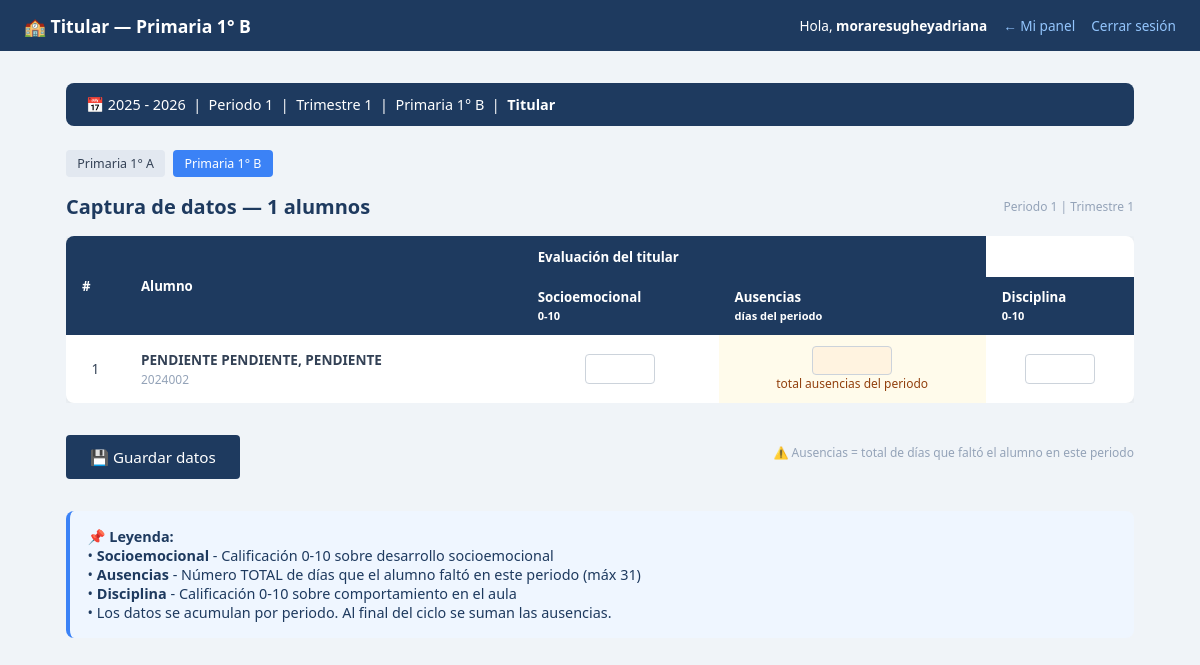
Screenshot of /maestro/titular.php?seccion=primaria&grado=1&grupo=B (signed in) with the database file from the repository.
### tables this page shows
CREATE TABLE `grupo_titular` (
  `id` int(10) unsigned NOT NULL AUTO_INCREMENT,
  `ciclo_id` int(10) unsigned NOT NULL,
  `asignacion_id` int(10) unsigned NOT NULL,
  `profesor_id` int(10) unsigned NOT NULL,
  `seccion` enum('maternal','preescolar','primaria','secundaria') NOT NULL,
  `grado` tinyint(3) unsigned NOT NULL,
  `grupo` enum('A','B','C','D') NOT NULL,
  `creado_en` datetime NOT NULL DEFAULT current_timestamp(),
  PRIMARY KEY (`id`),
  UNIQUE KEY `uk_grupo_titular` (`ciclo_id`,`seccion`,`grado`,`grupo`),
  KEY `fk_gt_asig` (`asignacion_id`),
  KEY `fk_gt_prof` (`profesor_id`),
  CONSTRAINT `fk_gt_asig` FOREIGN KEY (`asignacion_id`) REFERENCES `asignaciones` (`id`),
  CONSTRAINT `fk_gt_ciclo` FOREIGN KEY (`ciclo_id`) REFERENCES `ciclos_escolares` (`id`),
  CONSTRAINT `fk_gt_prof` FOREIGN KEY (`profesor_id`) REFERENCES `profesores` (`id`)
);

CREATE TABLE `periodos_apertura` (
  `id` int(10) unsigned NOT NULL AUTO_INCREMENT,
  `ciclo_id` int(10) unsigned NOT NULL,
  `periodo` tinyint(3) unsigned NOT NULL COMMENT '1 al 6',
  `abierto` tinyint(1) NOT NULL DEFAULT 0,
  `abierto_en` datetime DEFAULT NULL,
  `cerrado_en` datetime DEFAULT NULL,
  PRIMARY KEY (`id`),
  UNIQUE KEY `uk_ciclo_periodo` (`ciclo_id`,`periodo`),
  CONSTRAINT `fk_periodo_ciclo` FOREIGN KEY (`ciclo_id`) REFERENCES `ciclos_escolares` (`id`)
);

CREATE TABLE `ciclos_escolares` (
  `id` int(10) unsigned NOT NULL AUTO_INCREMENT,
  `nombre` varchar(30) NOT NULL,
  `fecha_inicio` date NOT NULL,
  `fecha_fin` date NOT NULL,
  `activo` tinyint(1) NOT NULL DEFAULT 0,
  `creado_en` timestamp NOT NULL DEFAULT current_timestamp(),
  PRIMARY KEY (`id`),
  UNIQUE KEY `nombre` (`nombre`)
);

CREATE TABLE `alumnos` (
  `id` int(10) unsigned NOT NULL AUTO_INCREMENT,
  `user_id` int(10) unsigned NOT NULL,
  `matricula` varchar(25) DEFAULT NULL,
  `nombre` varchar(100) NOT NULL,
  `apellido_paterno` varchar(60) NOT NULL,
  `apellido_materno` varchar(60) DEFAULT NULL,
  `curp` char(18) DEFAULT NULL,
  `fecha_nacimiento` date NOT NULL,
  `fecha_ingreso` date NOT NULL,
  `genero` enum('masculino','femenino','otro') NOT NULL,
  `rol` enum('estudiante') NOT NULL DEFAULT 'estudiante',
  `grado` tinyint(3) unsigned NOT NULL COMMENT '1-6',
  `grupo` enum('A','B','C','D') NOT NULL,
  `seccion` enum('maternal','preescolar','primaria','secundaria') NOT NULL,
  `activo` tinyint(1) NOT NULL DEFAULT 1,
  `creado_en` datetime NOT NULL DEFAULT current_timestamp(),
  `estatus` enum('nuevo_ingreso','reinscripcion','regular','baja') NOT NULL DEFAULT 'regular' COMMENT 'Estatus del alumno',
  `beca_interna` decimal(10,2) NOT NULL DEFAULT 0.00 COMMENT 'Monto de beca interna',
  `beca_externa` decimal(10,2) NOT NULL DEFAULT 0.00 COMMENT 'Monto de beca externa',
  PRIMARY KEY (`id`),
  UNIQUE KEY `user_id` (`user_id`),
  UNIQUE KEY `curp` (`curp`),
  UNIQUE KEY `matricula` (`matricula`),
  KEY `idx_estatus` (`estatus`),
  KEY `idx_beca_interna` (`beca_interna`),
  KEY `idx_beca_externa` (`beca_externa`),
  KEY `idx_fecha_ingreso` (`fecha_ingreso`),
  KEY `idx_apellidos_nombre` (`apellido_paterno`,`apellido_materno`,`nombre`),
  CONSTRAINT `alumnos_ibfk_1` FOREIGN KEY (`user_id`) REFERENCES `users` (`id`) ON DELETE CASCADE
);

### models/TitularModel.php (called while the page is built, shortened)
<?php
class TitularModel {
    private mysqli $db;
    public function __construct(mysqli $db) {
        $this->db = $db;
    }
    public function obtenerGruposTitular(int $profesorId, int $cicloId): array {
        $stmt = $this->db->prepare("
            SELECT seccion, grado, grupo
            FROM grupo_titular
            WHERE profesor_id = ? AND ciclo_id = ?
            ORDER BY seccion, grado, grupo
        ");
        $stmt->bind_param('ii', $profesorId, $cicloId);
        $stmt->execute();
        return $stmt->get_result()->fetch_all(MYSQLI_ASSOC);
    }
    public function obtenerAlumnosConCalTitular(int $cicloId, string $seccion, int $grado, string $grupo, int $periodo): array {
        $stmt = $this->db->prepare("
            SELECT al.id AS alumno_id,
                   al.nombre, al.apellido_paterno, al.apellido_materno,
                   al.matricula,
                   ct.socioemocional, ct.ausencias, ct.disciplina, ct.higiene
            FROM alumnos al
            LEFT JOIN calificaciones_titular ct
                ON  ct.alumno_id = al.id
                AND ct.ciclo_id  = ?
                AND ct.periodo   = ?
            WHERE al.seccion = ? AND al.grado = ? AND al.grupo = ?
            ORDER BY al.apellido_paterno, al.apellido_materno, al.nombre
        ");
        $stmt->bind_param('iisis', $cicloId, $periodo, $seccion, $grado, $grupo);
        $stmt->execute();
        return $stmt->get_result()->fetch_all(MYSQLI_ASSOC);
    }
}

### models/ProfesorModel.php (called while the page is built, shortened)
<?php
class ProfesorModel {
    private mysqli $db;
    public function __construct(mysqli $db, UserModel $userModel) {
        $this->db        = $db;
    }
    public function obtenerPorUserId(int $userId): ?array {
        $stmt = $this->db->prepare(
            "SELECT * FROM profesores WHERE user_id = ? LIMIT 1"
        );
        $stmt->bind_param('i', $userId);
        $stmt->execute();
        $res = $stmt->get_result();
        return $res->num_rows > 0 ? $res->fetch_assoc() : null;
    }
}

### models/CicloModel.php (called while the page is built, shortened)
<?php
class CicloModel {
    private mysqli $db;
    public function __construct(mysqli $db) {
        $this->db = $db;
    }
    public function obtenerActivo(): ?array {
        $res = $this->db->query(
            "SELECT id, nombre, fecha_inicio, fecha_fin
             FROM ciclos_escolares WHERE activo = 1 LIMIT 1"
        );
        return ($res && $res->num_rows > 0) ? $res->fetch_assoc() : null;
    }
}

### models/PeriodoAperturaModel.php (called while the page is built, shortened)
<?php
class PeriodoAperturaModel {
    private mysqli $db;
    public function __construct(mysqli $db) {
        $this->db = $db;
    }
    public function obtenerAbierto(int $cicloId): ?array {
        $stmt = $this->db->prepare("
            SELECT id, periodo FROM periodos_apertura
            WHERE ciclo_id = ? AND abierto = 1 LIMIT 1
        ");
        $stmt->bind_param('i', $cicloId);
        $stmt->execute();
        $res = $stmt->get_result();
        return $res->num_rows > 0 ? $res->fetch_assoc() : null;
    }
}

### maestro/titular.php (the view, shortened to what this page needs)
<?php
require_once __DIR__ . '/../models/ProfesorModel.php';
require_once __DIR__ . '/../models/CicloModel.php';
require_once __DIR__ . '/../models/PeriodoAperturaModel.php';
require_once __DIR__ . '/../models/TitularModel.php';
$db            = getConexion();
$profModelo    = new ProfesorModel($db, new UserModel($db));
$cicloModelo   = new CicloModel($db);
$periodoModelo = new PeriodoAperturaModel($db);
$titularModelo = new TitularModel($db);
$profesor = $profModelo->obtenerPorUserId((int)$_SESSION['user_id']);
$cicloActivo    = $cicloModelo->obtenerActivo();
$periodoAbierto = $cicloActivo
    ? $periodoModelo->obtenerAbierto((int)$cicloActivo['id'])
    : null;
$gruposTitular = $titularModelo->obtenerGruposTitular(
    (int)$profesor['id'],
    (int)$cicloActivo['id']
);
$seccion = trim($_GET['seccion'] ?? $gruposTitular[0]['seccion']);
$grado   = (int)($_GET['grado']  ?? $gruposTitular[0]['grado']);
$grupo   = trim($_GET['grupo']   ?? $gruposTitular[0]['grupo']);
$periodo = (int)$periodoAbierto['periodo'];
$alumnos = $titularModelo->obtenerAlumnosConCalTitular(
    (int)$cicloActivo['id'], $seccion, $grado, $grupo, $periodo
);
$pageTitle = 'Titular — ' . ucfirst($seccion) . ' ' . $grado . '° ' . $grupo;
$backLabel = '← Mi panel';
$backLink  = 'dashboard.php';
include __DIR__ . '/../includes/header.php';
?>
<main class="container">
  <div class="ciclo-banner" style="margin-bottom:1.5rem;">
    <span class="ciclo-banner__label">
      📅 <?= htmlspecialchars($cicloActivo['nombre']) ?>
      &nbsp;|&nbsp; Periodo <?= $periodo ?>
      &nbsp;|&nbsp; Trimestre <?= (int)ceil($periodo / 2) ?>
      &nbsp;|&nbsp; <?= ucfirst($seccion) ?> <?= $grado ?>° <?= $grupo ?>
      &nbsp;|&nbsp; <strong>Titular</strong>
    </span>
  </div>
  <?php if (count($gruposTitular) > 1): ?>
    <div style="margin-bottom:1rem; display:flex; gap:0.5rem; flex-wrap:wrap;">
      <?php foreach ($gruposTitular as $g): ?>
        <?php $activo = $g['seccion'] === $seccion && (int)$g['grado'] === $grado && $g['grupo'] === $grupo; ?>
        <a href="titular.php?seccion=<?= $g['seccion'] ?>&grado=<?= $g['grado'] ?>&grupo=<?= $g['grupo'] ?>"
           class="btn btn--sm <?= $activo ? 'btn--accent' : '' ?>"
           style="<?= !$activo ? 'background:#e2e8f0;color:#334155;' : '' ?>">
          <?= ucfirst($g['seccion']) ?> <?= $g['grado'] ?>° <?= $g['grupo'] ?>
        </a>
      <?php endforeach; ?>
    </div>
  <?php endif; ?>
  <section>
    <div style="display:flex; justify-content:space-between; align-items:center; margin-bottom:1rem;">
      <h2 class="section-title" style="margin:0;">
        Captura de datos — <?= count($alumnos) ?> alumnos
      </h2>
      <div class="form-hint">
        Periodo <?= $periodo ?> | Trimestre <?= (int)ceil($periodo / 2) ?>
      </div>
    </div>
    <?php if (empty($alumnos)): ?>
      <p class="empty-state">No hay alumnos en este grupo.</p>
    <?php else: ?>
      <form method="POST">
        <div style="overflow-x:auto;">
          <table class="data-table">
            <thead>
              <tr>
                <th rowspan="2">#</th>
                <th rowspan="2" style="text-align:left;">Alumno</th>
                <th colspan="2">Evaluación del titular</th>
              </tr>
              <tr>
                <th>Socioemocional<br><small>0-10</small></th>
                <th>Ausencias<br><small>días del periodo</small></th>
                <th>Disciplina<br><small>0-10</small></th>
              </tr>
            </thead>
            <tbody>
              <?php foreach ($alumnos as $i => $al): ?>
                <tr>
                  <td style="text-align:center;"><?= $i + 1 ?></td>
                  <td style="text-align:left;">
                    <strong><?= htmlspecialchars(
                      $al['apellido_paterno'] . ' ' .
                      ($al['apellido_materno'] ?? '') . ', ' .
                      $al['nombre']
                    ) ?></strong>
                    <br><small class="form-hint"><?= htmlspecialchars($al['matricula'] ?? '') ?></small>
                  </td>
                  <td style="text-align:center;">
                    <input type="number"
                           name="datos[<?= $al['alumno_id'] ?>][socioemocional]"
                           value="<?= $al['socioemocional'] ?? '' ?>"
                           min="0" max="10" step="1"
                           style="width:70px; padding:0.4rem; border:1px solid #ccd3db; border-radius:4px; text-align:center;">
                  </td>
                  <td style="text-align:center; background:#fffbeb;">
                    <input type="number"
                           name="datos[<?= $al['alumno_id'] ?>][ausencias]"
                           value="<?= $al['ausencias'] ?? '' ?>"
                           min="0" max="31" step="1"
                           style="width:80px; padding:0.4rem; border:1px solid #ccd3db; border-radius:4px; text-align:center; background:#fff3e0;">
                    <div class="form-hint" style="color:#92400e;">total ausencias del periodo</div>
                  </td>
                  <td style="text-align:center;">
                    <input type="number"
                           name="datos[<?= $al['alumno_id'] ?>][disciplina]"
                           value="<?= $al['disciplina'] ?? '' ?>"
                           min="0" max="10" step="1"
                           style="width:70px; padding:0.4rem; border:1px solid #ccd3db; border-radius:4px; text-align:center;">
                  </td>
                </tr>
              <?php endforeach; ?>
            </tbody>
          </table>
        </div>
        <div style="display:flex; gap:1rem; margin-top:1.5rem; justify-content:space-between; align-items:center;">
          <button class="btn" type="submit">💾 Guardar datos</button>
          <div class="form-hint">⚠️ Ausencias = total de días que faltó el alumno en este periodo</div>
        </div>
      </form>
    <?php endif; ?>
  </section>
  <div class="alert alert--info" style="margin-top:2rem;">
    <strong>📌 Leyenda:</strong><br>
    • <strong>Socioemocional</strong> - Calificación 0-10 sobre desarrollo socioemocional<br>
    • <strong>Ausencias</strong> - Número TOTAL de días que el alumno faltó en este periodo (máx 31)<br>
    • <strong>Disciplina</strong> - Calificación 0-10 sobre comportamiento en el aula<br>
    • Los datos se acumulan por periodo. Al final del ciclo se suman las ausencias.
  </div>
</main>
<?php include __DIR__ . '/../includes/footer.php'; ?>

### includes/header.php (shortened to what this page needs)
<?php
$backLabel = $backLabel ?? '← Menú';
$backLink  = $backLink  ?? '';
?>
<!DOCTYPE html>
<html lang="es">
<head>
  <link rel="stylesheet" href="/proyecto/css/style.css">
</head>
<body>
<header class="site-header">
  <span class="site-header__title">
    🏫 <?= htmlspecialchars($pageTitle ?? 'Sistema Escolar') ?>
  </span>
  <nav class="site-header__nav" aria-label="Navegación de cabecera">
    <?php if (!empty($_SESSION['username'])): ?>
      <span>Hola, <strong><?= htmlspecialchars($_SESSION['username']) ?></strong></span>
    <?php endif; ?>
    <?php if ($backLink !== ''): ?>
      <a href="<?= htmlspecialchars($backLink) ?>"><?= htmlspecialchars($backLabel) ?></a>
    <?php endif; ?>
    <?php if (!empty($_SESSION['user_id'])): ?>
      <a href="/proyecto/logout.php">Cerrar sesión</a>
    <?php endif; ?>
  </nav>
</header>

### css/style.css (style rules this page uses)
:root { --color-primary: #1e3a5f; --color-primary-h: #2d5282; --color-accent: #3b82f6; --color-bg: #f0f4f8; --color-surface: #ffffff; --color-border: #e2e8f0; --color-text: #334155; --color-muted: #64748b; --color-placeholder:#94a3b8; --color-success-bg: #d1fae5; --color-success-tx: #065f46; --color-error-bg: #fee2e2; --color-error-tx: #991b1b; --color-warn-bg: #fef3c7; --color-warn-tx: #92400e; --color-info-bg: #eff6ff; --color-info-tx: #1e3a5f; --color-badge-bg: #dbeafe; --color-badge-tx: #1d4ed8; --radius: 8px; --radius-sm: 4px; --shadow: 0 2px 10px rgba(0,0,0,.08); --shadow-lg: 0 6px 18px rgba(0,0,0,.12); --font: 'Segoe UI', system-ui, sans-serif; }
*, *::before, *::after { box-sizing: border-box; margin: 0; padding: 0; }
body { font-family: var(--font); background: var(--color-bg); color: var(--color-text); min-height: 100vh; }
.container { max-width: 1100px; margin: 2rem auto; padding: 0 1rem; }
.site-header { background: var(--color-primary); color: #fff; display: flex; align-items: center; justify-content: space-between; padding: .85rem 1.5rem; }
.site-header__title { font-size: 1.1rem; font-weight: 600; }
.site-header__nav { display: flex; align-items: center; gap: 1rem; font-size: .85rem; }
.site-header__nav a { color: #93c5fd; text-decoration: none; }
.section-title { color: var(--color-primary); margin-bottom: 1.2rem; font-size: 1.25rem; }
.alert { padding: 1rem 1.1rem; border-radius: var(--radius); margin-bottom: 1.2rem; font-size: .9rem; }
.alert--info { background: var(--color-info-bg); border-left: 4px solid var(--color-accent); color: var(--color-info-tx); }
.form-hint { font-size: .75rem; color: var(--color-placeholder); }
.btn { display: inline-block; background: var(--color-primary); color: #fff; border: none; border-radius: var(--radius-sm); padding: .75rem 1.5rem; font-size: .95rem; font-family: var(--font); cursor: pointer; text-decoration: none; margin-top: .5rem; transition: background .15s; }
.btn--sm { padding: .32rem .7rem; font-size: .78rem; margin-top: 0; }
.btn--accent { background: var(--color-accent); }
.data-table { width: 100%; border-collapse: collapse; background: var(--color-surface); border-radius: var(--radius); overflow: hidden; box-shadow: var(--shadow); }
.data-table thead th { background: var(--color-primary); color: #fff; padding: .7rem 1rem; text-align: left; font-size: .83rem; }
.data-table tbody td { padding: .65rem 1rem; font-size: .85rem; border-bottom: 1px solid var(--color-border); }
.data-table tbody tr:last-child td { border-bottom: none; }
.ciclo-banner { display: flex; align-items: center; gap: .75rem; background: var(--color-primary); color: #fff; border-radius: var(--radius); padding: .75rem 1.25rem; margin-bottom: 1.5rem; font-size: .9rem; }
.ciclo-banner__label { flex: 1; }

### rows the page displays
grupo_titular: pageTitle "Titular — Primaria 1° B", seccion "Primaria", grupo "B", grado "1"
ciclos_escolares: nombre "2025 - 2026"
periodos_apertura: periodo "1"
grupo_titular: seccion "Primaria", grado "1", grupo "A"
alumnos: apellido_paterno+apellido_materno+nombre "PENDIENTE PENDIENTE, PENDIENTE", matricula "2024002"

### other values shown
$_SESSION['username'] "moraresugheyadriana"
$backLabel "← Mi panel"
$periodo "1"
ceil($periodo / 2) "1"
count($alumnos) "1"
